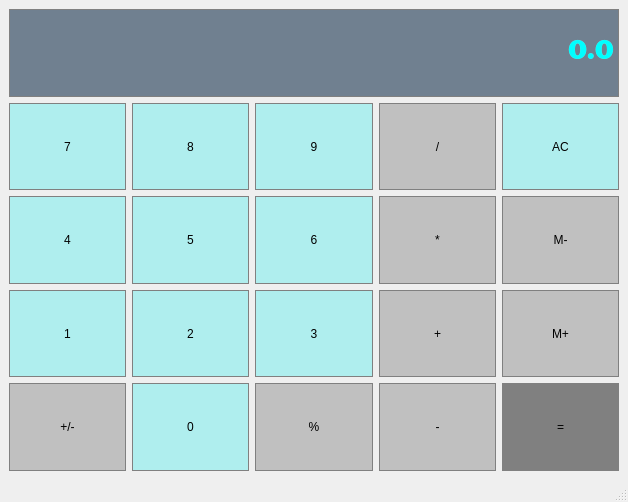
<?xml version="1.0" encoding="UTF-8"?>
<ui version="4.0">
 <class>MainWindow</class>
 <widget class="QMainWindow" name="MainWindow">
  <property name="geometry">
   <rect>
    <x>0</x>
    <y>0</y>
    <width>628</width>
    <height>502</height>
   </rect>
  </property>
  <property name="windowTitle">
   <string>MainWindow</string>
  </property>
  <widget class="QWidget" name="centralwidget">
   <layout class="QGridLayout" name="gridLayout">
    <item row="4" column="1">
     <widget class="QPushButton" name="Button_5">
      <property name="sizePolicy">
       <sizepolicy hsizetype="Preferred" vsizetype="Preferred">
        <horstretch>0</horstretch>
        <verstretch>0</verstretch>
       </sizepolicy>
      </property>
      <property name="styleSheet">
       <string notr="true">QPushButton{
	background-color: #AFEEEE;
	border: 1px solid gray;
	padding: 5px;
}

QPushButton:pressed{
	background-color: #87CEEB;
	border: 1px solid gray;
	padding: 5px;
}</string>
      </property>
      <property name="text">
       <string>5</string>
      </property>
     </widget>
    </item>
    <item row="4" column="2">
     <widget class="QPushButton" name="Button_6">
      <property name="sizePolicy">
       <sizepolicy hsizetype="Preferred" vsizetype="Preferred">
        <horstretch>0</horstretch>
        <verstretch>0</verstretch>
       </sizepolicy>
      </property>
      <property name="styleSheet">
       <string notr="true">QPushButton{
	background-color: #AFEEEE;
	border: 1px solid gray;
	padding: 5px;
}

QPushButton:pressed{
	background-color: #87CEEB;
	border: 1px solid gray;
	padding: 5px;
}</string>
      </property>
      <property name="text">
       <string>6</string>
      </property>
     </widget>
    </item>
    <item row="4" column="3">
     <widget class="QPushButton" name="Button_multiply">
      <property name="sizePolicy">
       <sizepolicy hsizetype="Preferred" vsizetype="Preferred">
        <horstretch>0</horstretch>
        <verstretch>0</verstretch>
       </sizepolicy>
      </property>
      <property name="styleSheet">
       <string notr="true">QPushButton{
	background-color: #C0C0C0;
	border: 1px solid gray;
	padding: 5px;
}

QPushButton:pressed{
	background-color: #808080;
	border: 1px solid gray;
	padding: 5px;
}</string>
      </property>
      <property name="text">
       <string>*</string>
      </property>
     </widget>
    </item>
    <item row="6" column="1">
     <widget class="QPushButton" name="Button_2">
      <property name="sizePolicy">
       <sizepolicy hsizetype="Preferred" vsizetype="Preferred">
        <horstretch>0</horstretch>
        <verstretch>0</verstretch>
       </sizepolicy>
      </property>
      <property name="styleSheet">
       <string notr="true">QPushButton{
	background-color: #AFEEEE;
	border: 1px solid gray;
	padding: 5px;
}

QPushButton:pressed{
	background-color: #87CEEB;
	border: 1px solid gray;
	padding: 5px;
}</string>
      </property>
      <property name="text">
       <string>2</string>
      </property>
     </widget>
    </item>
    <item row="7" column="0">
     <widget class="QPushButton" name="Button_ChangeSign">
      <property name="sizePolicy">
       <sizepolicy hsizetype="Preferred" vsizetype="Preferred">
        <horstretch>0</horstretch>
        <verstretch>0</verstretch>
       </sizepolicy>
      </property>
      <property name="styleSheet">
       <string notr="true">QPushButton{
	background-color: #C0C0C0;
	border: 1px solid gray;
	padding: 5px;
}

QPushButton:pressed{
	background-color: #808080;
	border: 1px solid gray;
	padding: 5px;
}</string>
      </property>
      <property name="text">
       <string>+/-</string>
      </property>
     </widget>
    </item>
    <item row="6" column="4">
     <widget class="QPushButton" name="Button_Memadd">
      <property name="sizePolicy">
       <sizepolicy hsizetype="Preferred" vsizetype="Preferred">
        <horstretch>0</horstretch>
        <verstretch>0</verstretch>
       </sizepolicy>
      </property>
      <property name="styleSheet">
       <string notr="true">QPushButton{
	background-color: #C0C0C0;
	border: 1px solid gray;
	padding: 5px;
}

QPushButton:pressed{
	background-color: #808080;
	border: 1px solid gray;
	padding: 5px;
}</string>
      </property>
      <property name="text">
       <string>M+</string>
      </property>
     </widget>
    </item>
    <item row="6" column="3">
     <widget class="QPushButton" name="Button_add">
      <property name="sizePolicy">
       <sizepolicy hsizetype="Preferred" vsizetype="Preferred">
        <horstretch>0</horstretch>
        <verstretch>0</verstretch>
       </sizepolicy>
      </property>
      <property name="styleSheet">
       <string notr="true">QPushButton{
	background-color: #C0C0C0;
	border: 1px solid gray;
	padding: 5px;
}

QPushButton:pressed{
	background-color: #808080;
	border: 1px solid gray;
	padding: 5px;
}</string>
      </property>
      <property name="text">
       <string>+</string>
      </property>
     </widget>
    </item>
    <item row="2" column="2">
     <widget class="QPushButton" name="Button_9">
      <property name="sizePolicy">
       <sizepolicy hsizetype="Preferred" vsizetype="Preferred">
        <horstretch>0</horstretch>
        <verstretch>0</verstretch>
       </sizepolicy>
      </property>
      <property name="styleSheet">
       <string notr="true">QPushButton{
	background-color: #AFEEEE;
	border: 1px solid gray;
	padding: 5px;
}

QPushButton:pressed{
	background-color: #87CEEB;
	border: 1px solid gray;
	padding: 5px;
}</string>
      </property>
      <property name="text">
       <string>9</string>
      </property>
     </widget>
    </item>
    <item row="7" column="4">
     <widget class="QPushButton" name="Button_equal">
      <property name="sizePolicy">
       <sizepolicy hsizetype="Preferred" vsizetype="Preferred">
        <horstretch>0</horstretch>
        <verstretch>0</verstretch>
       </sizepolicy>
      </property>
      <property name="styleSheet">
       <string notr="true">QPushButton{
	background-color: #808080;
	border: 1px solid gray;
	padding: 5px;
}

QPushButton:pressed{
	background-color: #696969;
	border: 1px solid gray;
	padding: 5px;
}</string>
      </property>
      <property name="text">
       <string>=</string>
      </property>
     </widget>
    </item>
    <item row="1" column="0" colspan="5">
     <widget class="QLineEdit" name="Display">
      <property name="sizePolicy">
       <sizepolicy hsizetype="Preferred" vsizetype="Preferred">
        <horstretch>0</horstretch>
        <verstretch>0</verstretch>
       </sizepolicy>
      </property>
      <property name="font">
       <font>
        <family>Bookman Old Style</family>
        <pointsize>20</pointsize>
        <weight>75</weight>
        <bold>true</bold>
       </font>
      </property>
      <property name="styleSheet">
       <string notr="true">QLineEdit{
	background-color: #708090;
	border: 1px solid gray;
	color: #00FFFF
}</string>
      </property>
      <property name="text">
       <string>0.0</string>
      </property>
      <property name="alignment">
       <set>Qt::AlignRight|Qt::AlignTrailing|Qt::AlignVCenter</set>
      </property>
     </widget>
    </item>
    <item row="6" column="0">
     <widget class="QPushButton" name="Button_1">
      <property name="sizePolicy">
       <sizepolicy hsizetype="Preferred" vsizetype="Preferred">
        <horstretch>0</horstretch>
        <verstretch>0</verstretch>
       </sizepolicy>
      </property>
      <property name="styleSheet">
       <string notr="true">QPushButton{
	background-color: #AFEEEE;
	border: 1px solid gray;
	padding: 5px;
}

QPushButton:pressed{
	background-color: #87CEEB;
	border: 1px solid gray;
	padding: 5px;
}</string>
      </property>
      <property name="text">
       <string>1</string>
      </property>
     </widget>
    </item>
    <item row="2" column="4">
     <widget class="QPushButton" name="Button_clear">
      <property name="sizePolicy">
       <sizepolicy hsizetype="Preferred" vsizetype="Preferred">
        <horstretch>0</horstretch>
        <verstretch>0</verstretch>
       </sizepolicy>
      </property>
      <property name="styleSheet">
       <string notr="true">QPushButton{
	background-color: #AFEEEE;
	border: 1px solid gray;
	padding: 5px;
}

QPushButton:pressed{
	background-color: #87CEEB;
	border: 1px solid gray;
	padding: 5px;
}</string>
      </property>
      <property name="text">
       <string>AC</string>
      </property>
     </widget>
    </item>
    <item row="4" column="4">
     <widget class="QPushButton" name="Button_MemClr">
      <property name="sizePolicy">
       <sizepolicy hsizetype="Preferred" vsizetype="Preferred">
        <horstretch>0</horstretch>
        <verstretch>0</verstretch>
       </sizepolicy>
      </property>
      <property name="styleSheet">
       <string notr="true">QPushButton{
	background-color: #C0C0C0;
	border: 1px solid gray;
	padding: 5px;
}

QPushButton:pressed{
	background-color: #808080;
	border: 1px solid gray;
	padding: 5px;
}</string>
      </property>
      <property name="text">
       <string>M-</string>
      </property>
     </widget>
    </item>
    <item row="7" column="2">
     <widget class="QPushButton" name="Button_percent">
      <property name="sizePolicy">
       <sizepolicy hsizetype="Preferred" vsizetype="Preferred">
        <horstretch>0</horstretch>
        <verstretch>0</verstretch>
       </sizepolicy>
      </property>
      <property name="styleSheet">
       <string notr="true">QPushButton{
	background-color: #C0C0C0;
	border: 1px solid gray;
	padding: 5px;
}

QPushButton:pressed{
	background-color: #808080;
	border: 1px solid gray;
	padding: 5px;
}</string>
      </property>
      <property name="text">
       <string>%</string>
      </property>
     </widget>
    </item>
    <item row="6" column="2">
     <widget class="QPushButton" name="Button_3">
      <property name="sizePolicy">
       <sizepolicy hsizetype="Preferred" vsizetype="Preferred">
        <horstretch>0</horstretch>
        <verstretch>0</verstretch>
       </sizepolicy>
      </property>
      <property name="styleSheet">
       <string notr="true">QPushButton{
	background-color: #AFEEEE;
	border: 1px solid gray;
	padding: 5px;
}

QPushButton:pressed{
	background-color: #87CEEB;
	border: 1px solid gray;
	padding: 5px;
}</string>
      </property>
      <property name="text">
       <string>3</string>
      </property>
     </widget>
    </item>
    <item row="4" column="0">
     <widget class="QPushButton" name="Button_4">
      <property name="sizePolicy">
       <sizepolicy hsizetype="Preferred" vsizetype="Preferred">
        <horstretch>0</horstretch>
        <verstretch>0</verstretch>
       </sizepolicy>
      </property>
      <property name="styleSheet">
       <string notr="true">QPushButton{
	background-color: #AFEEEE;
	border: 1px solid gray;
	padding: 5px;
}

QPushButton:pressed{
	background-color: #87CEEB;
	border: 1px solid gray;
	padding: 5px;
}</string>
      </property>
      <property name="text">
       <string>4</string>
      </property>
     </widget>
    </item>
    <item row="7" column="1">
     <widget class="QPushButton" name="Button_0">
      <property name="sizePolicy">
       <sizepolicy hsizetype="Preferred" vsizetype="Preferred">
        <horstretch>0</horstretch>
        <verstretch>0</verstretch>
       </sizepolicy>
      </property>
      <property name="styleSheet">
       <string notr="true">QPushButton{
	background-color: #AFEEEE;
	border: 1px solid gray;
	padding: 5px;
}

QPushButton:pressed{
	background-color: #87CEEB;
	border: 1px solid gray;
	padding: 5px;
}</string>
      </property>
      <property name="text">
       <string>0</string>
      </property>
     </widget>
    </item>
    <item row="7" column="3">
     <widget class="QPushButton" name="Button_subtract">
      <property name="sizePolicy">
       <sizepolicy hsizetype="Preferred" vsizetype="Preferred">
        <horstretch>0</horstretch>
        <verstretch>0</verstretch>
       </sizepolicy>
      </property>
      <property name="styleSheet">
       <string notr="true">QPushButton{
	background-color: #C0C0C0;
	border: 1px solid gray;
	padding: 5px;
}

QPushButton:pressed{
	background-color: #808080;
	border: 1px solid gray;
	padding: 5px;
}</string>
      </property>
      <property name="text">
       <string>-</string>
      </property>
     </widget>
    </item>
    <item row="2" column="3">
     <widget class="QPushButton" name="Button_divide">
      <property name="sizePolicy">
       <sizepolicy hsizetype="Preferred" vsizetype="Preferred">
        <horstretch>0</horstretch>
        <verstretch>0</verstretch>
       </sizepolicy>
      </property>
      <property name="styleSheet">
       <string notr="true">QPushButton{
	background-color: #C0C0C0;
	border: 1px solid gray;
	padding: 5px;
}

QPushButton:pressed{
	background-color: #808080;
	border: 1px solid gray;
	padding: 5px;
}</string>
      </property>
      <property name="text">
       <string>/</string>
      </property>
     </widget>
    </item>
    <item row="2" column="1">
     <widget class="QPushButton" name="Button_8">
      <property name="sizePolicy">
       <sizepolicy hsizetype="Preferred" vsizetype="Preferred">
        <horstretch>0</horstretch>
        <verstretch>0</verstretch>
       </sizepolicy>
      </property>
      <property name="styleSheet">
       <string notr="true">QPushButton{
	background-color: #AFEEEE;
	border: 1px solid gray;
	padding: 5px;
}

QPushButton:pressed{
	background-color: #87CEEB;
	border: 1px solid gray;
	padding: 5px;
}</string>
      </property>
      <property name="text">
       <string>8</string>
      </property>
     </widget>
    </item>
    <item row="2" column="0">
     <widget class="QPushButton" name="Button_7">
      <property name="sizePolicy">
       <sizepolicy hsizetype="Preferred" vsizetype="Preferred">
        <horstretch>0</horstretch>
        <verstretch>0</verstretch>
       </sizepolicy>
      </property>
      <property name="styleSheet">
       <string notr="true">QPushButton{
	background-color: #AFEEEE;
	border: 1px solid gray;
	padding: 5px;
}

QPushButton:pressed{
	background-color: #87CEEB;
	border: 1px solid gray;
	padding: 5px;
}</string>
      </property>
      <property name="text">
       <string>7</string>
      </property>
     </widget>
    </item>
   </layout>
  </widget>
  <widget class="QMenuBar" name="menubar">
   <property name="geometry">
    <rect>
     <x>0</x>
     <y>0</y>
     <width>628</width>
     <height>26</height>
    </rect>
   </property>
  </widget>
  <widget class="QStatusBar" name="statusbar"/>
 </widget>
 <resources/>
 <connections/>
</ui>
